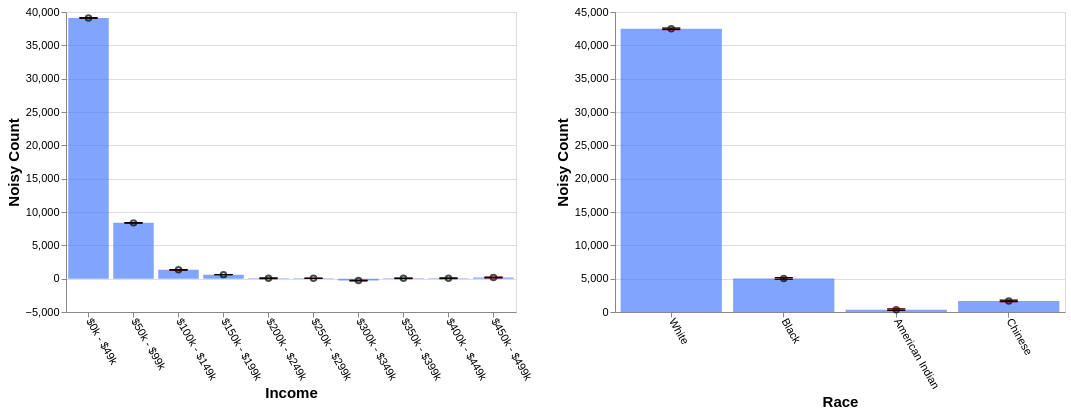

Vega-Lite specification for this chart:
### Vega-Lite specification from a JSON file in a GitHub repository (floating-point values rounded to 4 significant figures)
{"config": {"view": {"continuousWidth": 400, "continuousHeight": 300}, "axis": {"labelFontSize": 11, "titleFontSize": 15}, "axisBottom": {"labelAngle": 60}}, "hconcat": [{"layer": [{"mark": "bar", "encoding": {"color": {"value": "transparent"}, "tooltip": [{"aggregate": "sum", "field": "noisy_count", "title": "noisy count", "type": "quantitative"}, {"aggregate": "sum", "field": "noisy_count_prev", "title": "prev count", "type": "quantitative"}, {"aggregate": "sum", "field": "error", "title": "current error", "type": "quantitative"}, {"aggregate": "sum", "field": "error_prev", "title": "prev error", "type": "quantitative"}], "x": {"field": "income", "sort": null, "title": "Income", "type": "ordinal"}}, "height": 300, "selection": {"selector673": {"type": "interval", "encodings": ["x"]}}, "transform": [{"filter": {"selection": "selector674"}}], "width": 450}, {"mark": {"type": "bar", "color": "gray", "opacity": 0}, "encoding": {"x": {"field": "income", "sort": null, "title": "Income", "type": "ordinal"}, "y": {"aggregate": "sum", "field": "noisy_count_prev", "type": "quantitative"}}, "transform": [{"filter": {"selection": "selector674"}}]}, {"mark": {"type": "bar", "color": "#4C7FFF", "opacity": 0.7}, "encoding": {"x": {"field": "income", "sort": null, "title": "Income", "type": "ordinal"}, "y": {"aggregate": "sum", "field": "noisy_count", "type": "quantitative"}}, "transform": [{"filter": {"selection": "selector674"}}]}, {"mark": {"type": "point", "color": "black", "opacity": 0.7}, "encoding": {"x": {"field": "income", "sort": null, "title": "Income", "type": "ordinal"}, "y": {"aggregate": "sum", "field": "noisy_count", "title": "Noisy Count", "type": "quantitative"}}, "transform": [{"filter": {"selection": "selector674"}}]}, {"mark": {"type": "rule", "color": "#B6B6B6", "size": 2, "strokeDash": [3, 3]}, "encoding": {"x": {"field": "income", "sort": null, "title": "Income", "type": "ordinal"}, "y": {"aggregate": "sum", "field": "plus_error_prev_income", "title": "", "type": "quantitative"}, "y2": {"aggregate": "sum", "field": "minus_error_prev_income", "title": ""}}, "transform": [{"filter": {"selection": "selector674"}}]}, {"mark": {"type": "tick", "color": "#B90000", "size": 0, "strokeDash": [1, 1]}, "encoding": {"x": {"field": "income", "sort": null, "title": "Income", "type": "ordinal"}, "y": {"aggregate": "sum", "field": "plus_error_prev_income", "type": "quantitative"}}, "transform": [{"filter": {"selection": "selector674"}}]}, {"mark": {"type": "tick", "color": "#B90000", "size": 0, "strokeDash": [3, 1]}, "encoding": {"x": {"field": "income", "sort": null, "title": "Income", "type": "ordinal"}, "y": {"aggregate": "sum", "field": "minus_error_prev_income", "type": "quantitative"}}, "transform": [{"filter": {"selection": "selector674"}}]}, {"mark": {"type": "rule", "color": "black", "size": 2}, "encoding": {"x": {"field": "income", "sort": null, "title": "Income", "type": "ordinal"}, "y": {"aggregate": "sum", "field": "plus_error", "title": "", "type": "quantitative"}, "y2": {"aggregate": "sum", "field": "minus_error", "title": ""}}, "transform": [{"filter": {"selection": "selector674"}}]}, {"mark": {"type": "tick", "color": "black", "width": 0}, "encoding": {"x": {"field": "income", "sort": null, "title": "Income", "type": "ordinal"}, "y": {"aggregate": "sum", "field": "plus_error", "type": "quantitative"}}, "transform": [{"filter": {"selection": "selector674"}}]}, {"mark": {"type": "tick", "color": "black", "width": 0}, "encoding": {"x": {"field": "income", "sort": null, "title": "Income", "type": "ordinal"}, "y": {"aggregate": "sum", "field": "minus_error", "type": "quantitative"}}, "transform": [{"filter": {"selection": "selector674"}}]}]}, {"layer": [{"mark": "bar", "encoding": {"color": {"value": "transparent"}, "tooltip": [{"aggregate": "sum", "field": "noisy_count", "title": "noisy count", "type": "quantitative"}, {"aggregate": "sum", "field": "noisy_count_prev", "title": "prev count", "type": "quantitative"}, {"aggregate": "sum", "field": "error", "title": "current error", "type": "quantitative"}, {"aggregate": "sum", "field": "error_prev", "title": "prev error", "type": "quantitative"}], "x": {"field": "race", "sort": null, "title": "Race", "type": "ordinal"}}, "height": 300, "selection": {"selector674": {"type": "interval", "encodings": ["x"]}}, "transform": [{"filter": {"selection": "selector673"}}], "width": 450}, {"mark": {"type": "bar", "color": "gray", "opacity": 0}, "encoding": {"x": {"field": "race", "sort": null, "title": "Race", "type": "ordinal"}, "y": {"aggregate": "sum", "field": "noisy_count_prev", "type": "quantitative"}}, "transform": [{"filter": {"selection": "selector673"}}]}, {"mark": {"type": "bar", "color": "#4C7FFF", "opacity": 0.7}, "encoding": {"x": {"field": "race", "sort": null, "title": "Race", "type": "ordinal"}, "y": {"aggregate": "sum", "field": "noisy_count", "type": "quantitative"}}, "transform": [{"filter": {"selection": "selector673"}}]}, {"mark": {"type": "point", "color": "black", "opacity": 0.7}, "encoding": {"x": {"field": "race", "sort": null, "title": "Race", "type": "ordinal"}, "y": {"aggregate": "sum", "field": "noisy_count", "title": "Noisy Count", "type": "quantitative"}}, "transform": [{"filter": {"selection": "selector673"}}]}, {"mark": {"type": "rule", "color": "#B6B6B6", "size": 2, "strokeDash": [3, 3]}, "encoding": {"x": {"field": "race", "sort": null, "title": "Race", "type": "ordinal"}, "y": {"aggregate": "sum", "field": "plus_error_prev_race", "title": "", "type": "quantitative"}, "y2": {"aggregate": "sum", "field": "minus_error_prev_race", "title": ""}}, "transform": [{"filter": {"selection": "selector673"}}]}, {"mark": {"type": "tick", "color": "#B90000", "size": 0, "strokeDash": [1, 1]}, "encoding": {"x": {"field": "race", "sort": null, "title": "Race", "type": "ordinal"}, "y": {"aggregate": "sum", "field": "plus_error_prev_race", "type": "quantitative"}}, "transform": [{"filter": {"selection": "selector673"}}]}, {"mark": {"type": "tick", "color": "#B90000", "size": 0, "strokeDash": [3, 1]}, "encoding": {"x": {"field": "race", "sort": null, "title": "Race", "type": "ordinal"}, "y": {"aggregate": "sum", "field": "minus_error_prev_race", "type": "quantitative"}}, "transform": [{"filter": {"selection": "selector673"}}]}, {"mark": {"type": "rule", "color": "black", "size": 2}, "encoding": {"x": {"field": "race", "sort": null, "title": "Race", "type": "ordinal"}, "y": {"aggregate": "sum", "field": "plus_error", "title": "", "type": "quantitative"}, "y2": {"aggregate": "sum", "field": "minus_error", "title": ""}}, "transform": [{"filter": {"selection": "selector673"}}]}, {"mark": {"type": "tick", "color": "black", "width": 0}, "encoding": {"x": {"field": "race", "sort": null, "title": "Race", "type": "ordinal"}, "y": {"aggregate": "sum", "field": "plus_error", "type": "quantitative"}}, "transform": [{"filter": {"selection": "selector673"}}]}, {"mark": {"type": "tick", "color": "black", "width": 0}, "encoding": {"x": {"field": "race", "sort": null, "title": "Race", "type": "ordinal"}, "y": {"aggregate": "sum", "field": "minus_error", "type": "quantitative"}}, "transform": [{"filter": {"selection": "selector673"}}]}]}], "data": {"name": "data-2f1015c43d35b655ae66e45ae9720c0d"}, "$schema": "https://vega.github.io/schema/vega-lite/v4.17.0.json", "datasets": {"data-2f1015c43d35b655ae66e45ae9720c0d": [{"income": "$0k - $49k", "race": "White", "noisy_count": 33200.0, "true_count": 33160.0, "plus_error": 33210.0, "minus_error": 33190.0, "error": 12.8, "noisy_count_prev": 33200.0, "true_count_prev": 33160.0, "plus_error_prev": 33210.0, "minus_error_prev": 33180.0, "error_prev": 14.9, "plus_error_prev_income": 33210.0, "minus_error_prev_income": 33180.0, "plus_error_prev_race": 33210.0, "minus_error_prev_race": 33180.0}, {"income": "$0k - $49k", "race": "Black", "noisy_count": 4249.0, "true_count": 4314.0, "plus_error": 4262.0, "minus_error": 4236.0, "error": 12.8, "noisy_count_prev": 4248.0, "true_count_prev": 4314.0, "plus_error_prev": 4263.0, "minus_error_prev": 4233.0, "error_prev": 14.9, "plus_error_prev_income": 4265.0, "minus_error_prev_income": 4235.0, "plus_error_prev_race": 4264.0, "minus_error_prev_race": 4234.0}, {"income": "$0k - $49k", "race": "American Indian", "noisy_count": 557.3, "true_count": 489.0, "plus_error": 570.0, "minus_error": 544.5, "error": 12.8, "noisy_count_prev": 553.8, "true_count_prev": 489.0, "plus_error_prev": 568.7, "minus_error_prev": 538.9, "error_prev": 14.9, "plus_error_prev_income": 570.7, "minus_error_prev_income": 540.9, "plus_error_prev_race": 567.6, "minus_error_prev_race": 537.8}, {"income": "$0k - $49k", "race": "Chinese", "noisy_count": 1103.0, "true_count": 992.0, "plus_error": 1116.0, "minus_error": 1090.0, "error": 12.8, "noisy_count_prev": 1101.0, "true_count_prev": 992.0, "plus_error_prev": 1116.0, "minus_error_prev": 1086.0, "error_prev": 14.9, "plus_error_prev_income": 1118.0, "minus_error_prev_income": 1089.0, "plus_error_prev_race": 1117.0, "minus_error_prev_race": 1087.0}, {"income": "$50k - $99k", "race": "White", "noisy_count": 7488.0, "true_count": 7572.0, "plus_error": 7500.0, "minus_error": 7475.0, "error": 12.8, "noisy_count_prev": 7488.0, "true_count_prev": 7572.0, "plus_error_prev": 7503.0, "minus_error_prev": 7473.0, "error_prev": 14.9, "plus_error_prev_income": 7502.0, "minus_error_prev_income": 7472.0, "plus_error_prev_race": 7504.0, "minus_error_prev_race": 7474.0}, {"income": "$50k - $99k", "race": "Black", "noisy_count": 546.7, "true_count": 547.0, "plus_error": 559.5, "minus_error": 533.9, "error": 12.8, "noisy_count_prev": 548.1, "true_count_prev": 547.0, "plus_error_prev": 563.0, "minus_error_prev": 533.2, "error_prev": 14.9, "plus_error_prev_income": 561.6, "minus_error_prev_income": 531.8, "plus_error_prev_race": 563.5, "minus_error_prev_race": 533.7}, {"income": "$50k - $99k", "race": "American Indian", "noisy_count": 14.5, "true_count": 64.0, "plus_error": 27.3, "minus_error": 1.7, "error": 12.8, "noisy_count_prev": 22.3, "true_count_prev": 64.0, "plus_error_prev": 37.2, "minus_error_prev": 7.4, "error_prev": 14.9, "plus_error_prev_income": 35.85, "minus_error_prev_income": 6.05, "plus_error_prev_race": 36.12, "minus_error_prev_race": 6.32}, {"income": "$50k - $99k", "race": "Chinese", "noisy_count": 320.6, "true_count": 344.0, "plus_error": 333.3, "minus_error": 307.8, "error": 12.8, "noisy_count_prev": 316.0, "true_count_prev": 344.0, "plus_error_prev": 330.9, "minus_error_prev": 301.1, "error_prev": 14.9, "plus_error_prev_income": 329.5, "minus_error_prev_income": 299.7, "plus_error_prev_race": 331.4, "minus_error_prev_race": 301.6}, {"income": "$100k - $149k", "race": "White", "noisy_count": 1075.0, "true_count": 1036.0, "plus_error": 1088.0, "minus_error": 1062.0, "error": 12.8, "noisy_count_prev": 1070.0, "true_count_prev": 1036.0, "plus_error_prev": 1084.0, "minus_error_prev": 1055.0, "error_prev": 14.9, "plus_error_prev_income": 1086.0, "minus_error_prev_income": 1056.0, "plus_error_prev_race": 1085.0, "minus_error_prev_race": 1056.0}, {"income": "$100k - $149k", "race": "Black", "noisy_count": 7.3, "true_count": 45.0, "plus_error": 20.1, "minus_error": -5.5, "error": 12.8, "noisy_count_prev": 10.9, "true_count_prev": 45.0, "plus_error_prev": 25.8, "minus_error_prev": -4.0, "error_prev": 14.9, "plus_error_prev_income": 27.1, "minus_error_prev_income": -2.7, "plus_error_prev_race": 26.25, "minus_error_prev_race": -3.55}, {"income": "$100k - $149k", "race": "American Indian", "noisy_count": 84.5, "true_count": 4.0, "plus_error": 97.3, "minus_error": 71.7, "error": 12.8, "noisy_count_prev": 84.1, "true_count_prev": 4.0, "plus_error_prev": 99.0, "minus_error_prev": 69.2, "error_prev": 14.9, "plus_error_prev_income": 100.3, "minus_error_prev_income": 70.5, "plus_error_prev_race": 97.92, "minus_error_prev_race": 68.12}, {"income": "$100k - $149k", "race": "Chinese", "noisy_count": 154.8, "true_count": 64.0, "plus_error": 167.6, "minus_error": 142.1, "error": 12.8, "noisy_count_prev": 152.1, "true_count_prev": 64.0, "plus_error_prev": 167.0, "minus_error_prev": 137.2, "error_prev": 14.9, "plus_error_prev_income": 168.3, "minus_error_prev_income": 138.5, "plus_error_prev_race": 167.5, "minus_error_prev_race": 137.7}, {"income": "$150k - $199k", "race": "White", "noisy_count": 574.5, "true_count": 559.0, "plus_error": 579.2, "minus_error": 569.8, "error": 4.7, "noisy_count_prev": 575.4, "true_count_prev": 559.0, "plus_error_prev": 581.0, "minus_error_prev": 569.8, "error_prev": 5.6, "plus_error_prev_income": 580.9, "minus_error_prev_income": 569.7, "plus_error_prev_race": 582.1, "minus_error_prev_race": 570.9}, {"income": "$150k - $199k", "race": "Black", "noisy_count": -1.1, "true_count": 15.0, "plus_error": 3.7, "minus_error": -5.8, "error": 4.7, "noisy_count_prev": -0.7, "true_count_prev": 15.0, "plus_error_prev": 4.9, "minus_error_prev": -6.3, "error_prev": 5.6, "plus_error_prev_income": 4.8, "minus_error_prev_income": -6.4, "plus_error_prev_race": 5.35, "minus_error_prev_race": -5.85}, {"income": "$150k - $199k", "race": "American Indian", "noisy_count": -9.2, "true_count": 1.0, "plus_error": -4.5, "minus_error": -14.0, "error": 4.7, "noisy_count_prev": -9.7, "true_count_prev": 1.0, "plus_error_prev": -4.1, "minus_error_prev": -15.3, "error_prev": 5.6, "plus_error_prev_income": -4.2, "minus_error_prev_income": -15.4, "plus_error_prev_race": -5.18, "minus_error_prev_race": -16.38}, {"income": "$150k - $199k", "race": "Chinese", "noisy_count": 40.9, "true_count": 34.0, "plus_error": 45.6, "minus_error": 36.2, "error": 4.7, "noisy_count_prev": 40.5, "true_count_prev": 34.0, "plus_error_prev": 46.1, "minus_error_prev": 34.9, "error_prev": 5.6, "plus_error_prev_income": 46.0, "minus_error_prev_income": 34.8, "plus_error_prev_race": 46.57, "minus_error_prev_race": 35.37}, {"income": "$200k - $249k", "race": "White", "noisy_count": 189.9, "true_count": 122.0, "plus_error": 202.6, "minus_error": 177.1, "error": 12.8, "noisy_count_prev": 184.2, "true_count_prev": 122.0, "plus_error_prev": 199.1, "minus_error_prev": 169.3, "error_prev": 14.9, "plus_error_prev_income": 200.1, "minus_error_prev_income": 170.3, "plus_error_prev_race": 200.2, "minus_error_prev_race": 170.4}, {"income": "$200k - $249k", "race": "Black", "noisy_count": -35.1, "true_count": 7.0, "plus_error": -22.3, "minus_error": -47.9, "error": 12.8, "noisy_count_prev": -38.9, "true_count_prev": 7.0, "plus_error_prev": -24.0, "minus_error_prev": -53.8, "error_prev": 14.9, "plus_error_prev_income": -23.02, "minus_error_prev_income": -52.82, "plus_error_prev_race": -23.55, "minus_error_prev_race": -53.35}, {"income": "$200k - $249k", "race": "American Indian", "noisy_count": -38.1, "true_count": 3.0, "plus_error": -25.4, "minus_error": -50.9, "error": 12.8, "noisy_count_prev": -36.0, "true_count_prev": 3.0, "plus_error_prev": -21.1, "minus_error_prev": -50.9, "error_prev": 14.9, "plus_error_prev_income": -20.12, "minus_error_prev_income": -49.92, "plus_error_prev_race": -22.18, "minus_error_prev_race": -51.98}, {"income": "$200k - $249k", "race": "Chinese", "noisy_count": -61.1, "true_count": 5.0, "plus_error": -48.3, "minus_error": -73.9, "error": 12.8, "noisy_count_prev": -57.6, "true_count_prev": 5.0, "plus_error_prev": -42.6, "minus_error_prev": -72.5, "error_prev": 14.9, "plus_error_prev_income": -41.62, "minus_error_prev_income": -71.52, "plus_error_prev_race": -42.13, "minus_error_prev_race": -72.03}, {"income": "$250k - $299k", "race": "White", "noisy_count": 68.7, "true_count": 43.0, "plus_error": 73.4, "minus_error": 64.0, "error": 4.7, "noisy_count_prev": 66.6, "true_count_prev": 43.0, "plus_error_prev": 72.1, "minus_error_prev": 61.0, "error_prev": 5.6, "plus_error_prev_income": 71.85, "minus_error_prev_income": 60.75, "plus_error_prev_race": 73.16, "minus_error_prev_race": 62.06}, {"income": "$250k - $299k", "race": "Black", "noisy_count": 27.8, "true_count": 0.0, "plus_error": 32.4, "minus_error": 23.1, "error": 4.7, "noisy_count_prev": 27.1, "true_count_prev": 0.0, "plus_error_prev": 32.7, "minus_error_prev": 21.5, "error_prev": 5.6, "plus_error_prev_income": 32.45, "minus_error_prev_income": 21.25, "plus_error_prev_race": 33.15, "minus_error_prev_race": 21.95}, {"income": "$250k - $299k", "race": "American Indian", "noisy_count": -33.2, "true_count": 0.0, "plus_error": -28.5, "minus_error": -37.9, "error": 4.7, "noisy_count_prev": -30.4, "true_count_prev": 0.0, "plus_error_prev": -24.9, "minus_error_prev": -36.0, "error_prev": 5.6, "plus_error_prev_income": -25.15, "minus_error_prev_income": -36.25, "plus_error_prev_race": -25.98, "minus_error_prev_race": -37.08}, {"income": "$250k - $299k", "race": "Chinese", "noisy_count": -7.3, "true_count": 3.0, "plus_error": -2.6, "minus_error": -11.9, "error": 4.7, "noisy_count_prev": -6.3, "true_count_prev": 3.0, "plus_error_prev": -0.7, "minus_error_prev": -11.9, "error_prev": 5.6, "plus_error_prev_income": -0.95, "minus_error_prev_income": -12.15, "plus_error_prev_race": -0.23, "minus_error_prev_race": -11.43}, {"income": "$300k - $349k", "race": "White", "noisy_count": -21.5, "true_count": 11.0, "plus_error": -11.1, "minus_error": -31.9, "error": 10.4, "noisy_count_prev": -20.2, "true_count_prev": 11.0, "plus_error_prev": -8.5, "minus_error_prev": -32.0, "error_prev": 11.8, "plus_error_prev_income": -11.1, "minus_error_prev_income": -34.6, "plus_error_prev_race": -7.44, "minus_error_prev_race": -30.94}, {"income": "$300k - $349k", "race": "Black", "noisy_count": -59.9, "true_count": 1.0, "plus_error": -49.5, "minus_error": -70.3, "error": 10.4, "noisy_count_prev": -58.7, "true_count_prev": 1.0, "plus_error_prev": -47.0, "minus_error_prev": -70.5, "error_prev": 11.8, "plus_error_prev_income": -49.6, "minus_error_prev_income": -73.1, "plus_error_prev_race": -46.55, "minus_error_prev_race": -70.05}, {"income": "$300k - $349k", "race": "American Indian", "noisy_count": -128.9, "true_count": 0.0, "plus_error": -118.5, "minus_error": -139.3, "error": 10.4, "noisy_count_prev": -121.9, "true_count_prev": 0.0, "plus_error_prev": -110.1, "minus_error_prev": -133.7, "error_prev": 11.8, "plus_error_prev_income": -112.7, "minus_error_prev_income": -136.3, "plus_error_prev_race": -111.2, "minus_error_prev_race": -134.8}, {"income": "$300k - $349k", "race": "Chinese", "noisy_count": -78.5, "true_count": 0.0, "plus_error": -68.1, "minus_error": -89.0, "error": 10.4, "noisy_count_prev": -77.6, "true_count_prev": 0.0, "plus_error_prev": -65.8, "minus_error_prev": -89.4, "error_prev": 11.8, "plus_error_prev_income": -68.4, "minus_error_prev_income": -92.0, "plus_error_prev_race": -65.33, "minus_error_prev_race": -88.93}, {"income": "$350k - $399k", "race": "White", "noisy_count": 47.5, "true_count": 2.0, "plus_error": 57.4, "minus_error": 37.5, "error": 10.0, "noisy_count_prev": 46.9, "true_count_prev": 2.0, "plus_error_prev": 58.2, "minus_error_prev": 35.7, "error_prev": 11.2, "plus_error_prev_income": 59.2, "minus_error_prev_income": 36.7, "plus_error_prev_race": 59.26, "minus_error_prev_race": 36.76}, {"income": "$350k - $399k", "race": "Black", "noisy_count": -2.2, "true_count": 0.0, "plus_error": 7.8, "minus_error": -12.2, "error": 10.0, "noisy_count_prev": -2.2, "true_count_prev": 0.0, "plus_error_prev": 9.0, "minus_error_prev": -13.4, "error_prev": 11.2, "plus_error_prev_income": 10.0, "minus_error_prev_income": -12.4, "plus_error_prev_race": 9.45, "minus_error_prev_race": -12.95}, {"income": "$350k - $399k", "race": "American Indian", "noisy_count": 0.7, "true_count": 0.0, "plus_error": 10.6, "minus_error": -9.3, "error": 10.0, "noisy_count_prev": -3.8, "true_count_prev": 0.0, "plus_error_prev": 7.5, "minus_error_prev": -15.0, "error_prev": 11.2, "plus_error_prev_income": 8.5, "minus_error_prev_income": -14.0, "plus_error_prev_race": 6.42, "minus_error_prev_race": -16.08}, {"income": "$350k - $399k", "race": "Chinese", "noisy_count": 4.8, "true_count": 0.0, "plus_error": 14.7, "minus_error": -5.2, "error": 10.0, "noisy_count_prev": 5.9, "true_count_prev": 0.0, "plus_error_prev": 17.1, "minus_error_prev": -5.4, "error_prev": 11.2, "plus_error_prev_income": 18.1, "minus_error_prev_income": -4.4, "plus_error_prev_race": 17.57, "minus_error_prev_race": -4.93}, {"income": "$400k - $449k", "race": "White", "noisy_count": -45.9, "true_count": 2.0, "plus_error": -33.1, "minus_error": -58.7, "error": 12.8, "noisy_count_prev": -43.6, "true_count_prev": 2.0, "plus_error_prev": -28.7, "minus_error_prev": -58.5, "error_prev": 14.9, "plus_error_prev_income": -28.9, "minus_error_prev_income": -58.7, "plus_error_prev_race": -27.64, "minus_error_prev_race": -57.44}, {"income": "$400k - $449k", "race": "Black", "noisy_count": 176.7, "true_count": 0.0, "plus_error": 189.5, "minus_error": 163.9, "error": 12.8, "noisy_count_prev": 171.4, "true_count_prev": 0.0, "plus_error_prev": 186.4, "minus_error_prev": 156.5, "error_prev": 14.9, "plus_error_prev_income": 186.2, "minus_error_prev_income": 156.3, "plus_error_prev_race": 186.9, "minus_error_prev_race": 157.0}, {"income": "$400k - $449k", "race": "American Indian", "noisy_count": -100.4, "true_count": 0.0, "plus_error": -87.6, "minus_error": -113.2, "error": 12.8, "noisy_count_prev": -96.6, "true_count_prev": 0.0, "plus_error_prev": -81.7, "minus_error_prev": -111.5, "error_prev": 14.9, "plus_error_prev_income": -81.9, "minus_error_prev_income": -111.7, "plus_error_prev_race": -82.78, "minus_error_prev_race": -112.6}, {"income": "$400k - $449k", "race": "Chinese", "noisy_count": 27.4, "true_count": 0.0, "plus_error": 40.1, "minus_error": 14.6, "error": 12.8, "noisy_count_prev": 27.4, "true_count_prev": 0.0, "plus_error_prev": 42.3, "minus_error_prev": 12.5, "error_prev": 14.9, "plus_error_prev_income": 42.1, "minus_error_prev_income": 12.3, "plus_error_prev_race": 42.77, "minus_error_prev_race": 12.97}, {"income": "$450k - $499k", "race": "White", "noisy_count": -100.8, "true_count": 1.0, "plus_error": -88.0, "minus_error": -113.5, "error": 12.8, "noisy_count_prev": -100.4, "true_count_prev": 1.0, "plus_error_prev": -85.5, "minus_error_prev": -115.3, "error_prev": 14.9, "plus_error_prev_income": -84.07, "minus_error_prev_income": -113.9, "plus_error_prev_race": -84.44, "minus_error_prev_race": -114.2}, {"income": "$450k - $499k", "race": "Black", "noisy_count": 120.9, "true_count": 0.0, "plus_error": 133.7, "minus_error": 108.2, "error": 12.8, "noisy_count_prev": 120.4, "true_count_prev": 0.0, "plus_error_prev": 135.3, "minus_error_prev": 105.5, "error_prev": 14.9, "plus_error_prev_income": 136.7, "minus_error_prev_income": 106.9, "plus_error_prev_race": 135.8, "minus_error_prev_race": 106.0}, {"income": "$450k - $499k", "race": "American Indian", "noisy_count": 0.3, "true_count": 0.0, "plus_error": 13.1, "minus_error": -12.5, "error": 12.8, "noisy_count_prev": -3.5, "true_count_prev": 0.0, "plus_error_prev": 11.4, "minus_error_prev": -18.4, "error_prev": 14.9, "plus_error_prev_income": 12.83, "minus_error_prev_income": -16.97, "plus_error_prev_race": 10.32, "minus_error_prev_race": -19.48}, {"income": "$450k - $499k", "race": "Chinese", "noisy_count": 156.4, "true_count": 0.0, "plus_error": 169.2, "minus_error": 143.7, "error": 12.8, "noisy_count_prev": 154.6, "true_count_prev": 0.0, "plus_error_prev": 169.5, "minus_error_prev": 139.7, "error_prev": 14.9, "plus_error_prev_income": 170.9, "minus_error_prev_income": 141.1, "plus_error_prev_race": 170.0, "minus_error_prev_race": 140.2}]}}
